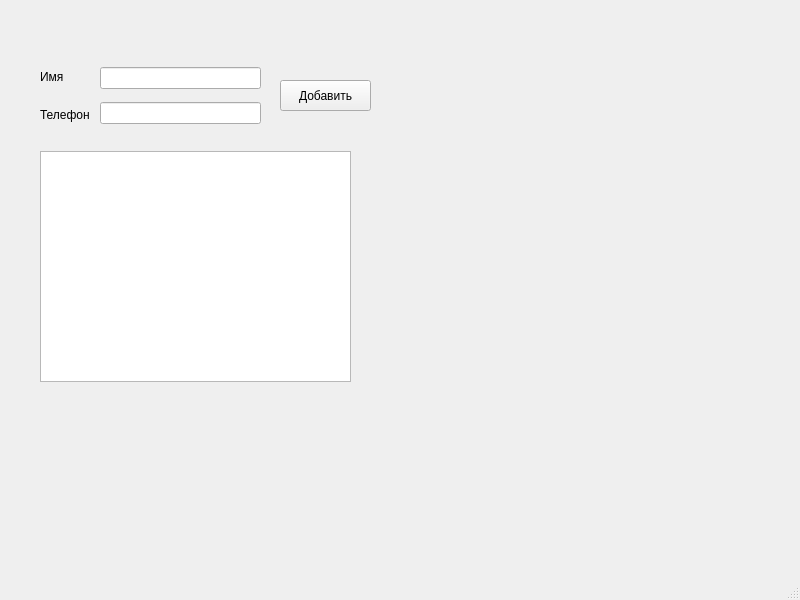
<?xml version="1.0" encoding="UTF-8"?>
<ui version="4.0">
 <class>MainWindow</class>
 <widget class="QMainWindow" name="MainWindow">
  <property name="geometry">
   <rect>
    <x>0</x>
    <y>0</y>
    <width>800</width>
    <height>600</height>
   </rect>
  </property>
  <property name="windowTitle">
   <string>MainWindow</string>
  </property>
  <widget class="QWidget" name="centralwidget">
   <widget class="QWidget" name="verticalLayoutWidget">
    <property name="geometry">
     <rect>
      <x>40</x>
      <y>60</y>
      <width>51</width>
      <height>71</height>
     </rect>
    </property>
    <layout class="QVBoxLayout" name="verticalLayout">
     <item>
      <widget class="QLabel" name="label">
       <property name="text">
        <string>Имя</string>
       </property>
      </widget>
     </item>
     <item>
      <widget class="QLabel" name="label_2">
       <property name="text">
        <string>Телефон</string>
       </property>
      </widget>
     </item>
    </layout>
   </widget>
   <widget class="QWidget" name="verticalLayoutWidget_2">
    <property name="geometry">
     <rect>
      <x>100</x>
      <y>60</y>
      <width>161</width>
      <height>73</height>
     </rect>
    </property>
    <layout class="QVBoxLayout" name="verticalLayout_2">
     <item>
      <widget class="QLineEdit" name="lineEdit"/>
     </item>
     <item>
      <widget class="QLineEdit" name="lineEdit_2"/>
     </item>
    </layout>
   </widget>
   <widget class="QPushButton" name="pushButton">
    <property name="geometry">
     <rect>
      <x>280</x>
      <y>80</y>
      <width>91</width>
      <height>31</height>
     </rect>
    </property>
    <property name="text">
     <string>Добавить</string>
    </property>
   </widget>
   <widget class="QListWidget" name="listWidget">
    <property name="geometry">
     <rect>
      <x>40</x>
      <y>151</y>
      <width>311</width>
      <height>231</height>
     </rect>
    </property>
   </widget>
  </widget>
  <widget class="QMenuBar" name="menubar">
   <property name="geometry">
    <rect>
     <x>0</x>
     <y>0</y>
     <width>800</width>
     <height>21</height>
    </rect>
   </property>
  </widget>
  <widget class="QStatusBar" name="statusbar"/>
 </widget>
 <resources/>
 <connections/>
</ui>
